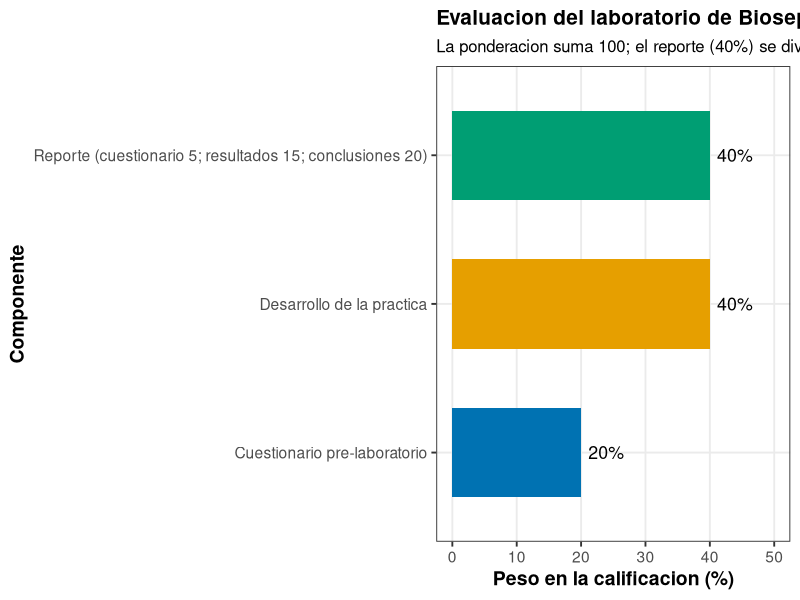
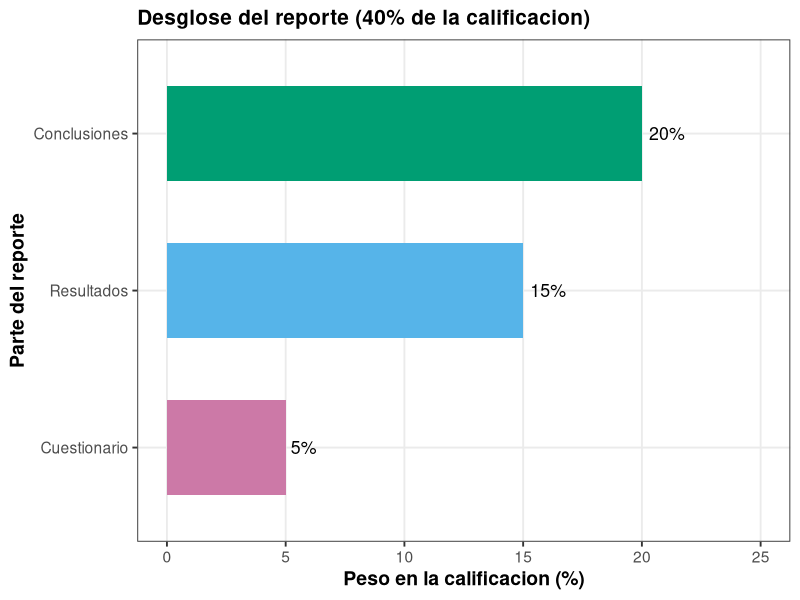
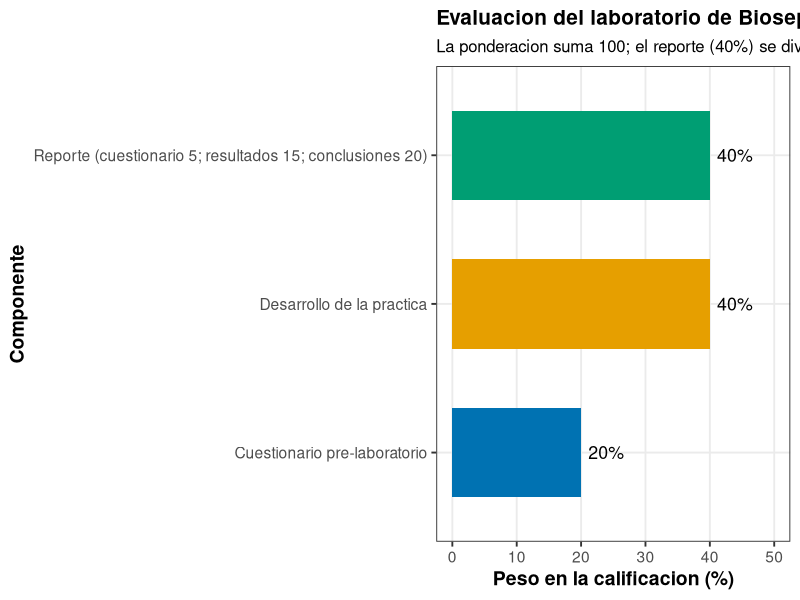
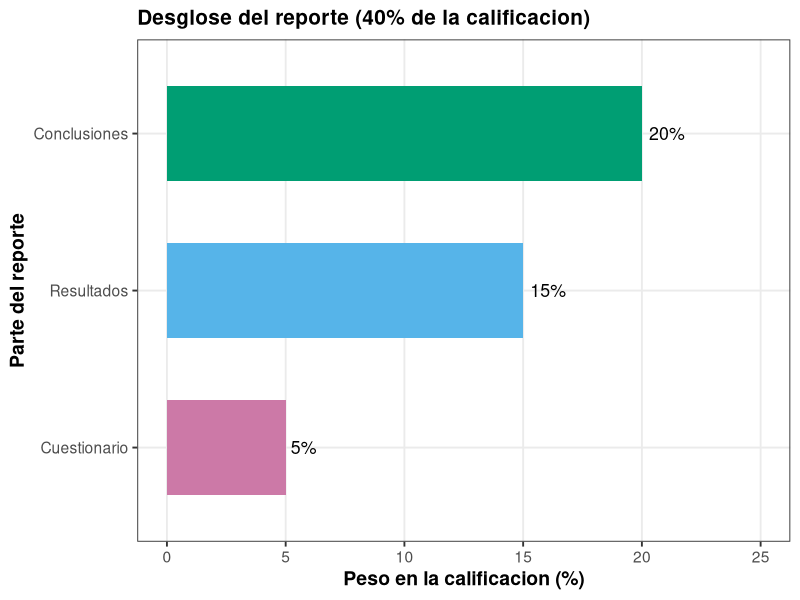

Source code (R) for these figures, in order:
# ==========================================================================
# P0. Introduccion: planeacion y evaluacion del laboratorio
# ==========================================================================
# Autor: Dr. Jose Juan Torres Martinez
# Docente de Ciencias Quimicas
# Universidad Autonoma de San Luis Potosi (UASLP)
# Mexico
#
# Material academico para estudiantes
# Serie "Bioseparaciones" - Laboratorio, Practica 0. Introduccion
#
# Descripcion: Practica 0 del laboratorio: la planeacion. Se presenta el plan del semestre antes de empezar cada practica. Se ordena la planeacion del laboratorio del manual: las 9 practicas con sus fechas y sesiones, y la ponderacion de la evaluacion. Se comprueba que los porcentajes suman 100 y se grafica el peso de cada componente. Lo que se aprende aqui es el mapa del laboratorio: que practicas vamos a ver, en que orden y como se evalua cada una.
# Objetivo del curso (manual): reforzar las buenas practicas de laboratorio y aplicar la teoria a la purificacion de proteinas, con enfasis en el principio de cada procedimiento.
# Competencias del curso (manual): A2, aplicar conceptos de quimica y bioquimica en problemas de ingenieria de bioprocesos; B1, conducirse con seguridad al realizar experimentos.
#
# Objetivos de aprendizaje:
#   - Ordenar el calendario de practicas del manual.
#   - Comprobar que la ponderacion de evaluacion suma 100.
#   - Identificar que practicas ocupan dos sesiones.

# Datos: datos_planeacion.csv (practicas, fechas y sesiones del manual) y datos_evaluacion.csv (ponderacion del laboratorio).
# Desarrollo: estamos en la entrada del laboratorio, antes de empezar. Aqui se presenta el mapa completo: las 9 practicas con sus fechas y sesiones, y la ponderacion de la evaluacion. Despues de esta introduccion, cada practica se hace en el laboratorio.
# ==========================================================================

library(tidyverse)

# --------------------------------------------------------------------------
# Carpeta de trabajo: la del propio script
# --------------------------------------------------------------------------
# El script resuelve solo la carpeta donde esta guardado y la pone como
# carpeta de trabajo, asi los archivos de datos se leen por su nombre y la
# grafica se guarda en la misma carpeta, sin editar rutas.
# Primero prueba la ruta del documento activo en RStudio o Positron, luego
# la ruta del archivo al correr con Rscript o source(), y si nada de eso
# da una ruta, se queda en la carpeta de trabajo actual.
ruta_script <- NULL
if (requireNamespace("rstudioapi", quietly = TRUE) &&
    rstudioapi::isAvailable()) {
  ruta_script <- tryCatch(
    rstudioapi::getActiveDocumentContext()$path,
    error = function(e) NULL
  )
}
if (is.null(ruta_script) || !nzchar(ruta_script)) {
  ruta_script <- tryCatch(sys.frame(1)$ofile, error = function(e) NULL)
}
# Con Rscript el archivo no deja marco en la pila, asi que su ruta viene
# en los argumentos de la linea de comandos (--file=...).
if (is.null(ruta_script) || !nzchar(ruta_script)) {
  archivo <- grep("--file=", commandArgs(trailingOnly = FALSE), value = TRUE)
  if (length(archivo) > 0) {
    ruta_script <- sub("--file=", "", archivo[1])
  }
}
if (!is.null(ruta_script) && nzchar(ruta_script)) {
  setwd(dirname(normalizePath(ruta_script, mustWork = FALSE)))
}

# Estilo de graficas: tema claro y legible, paleta apta para daltonicos
# (Okabe-Ito) y tamano de fuente base mayor, para que las graficas se
# lean bien en el reporte y en la presentacion.
paleta <- c("#0072B2", "#E69F00", "#009E73", "#CC79A7", "#56B4E9", "#D55E00")
tema <- theme_bw(base_size = 14) +
  theme(
    plot.title = element_text(face = "bold", size = 15),
    plot.subtitle = element_text(size = 12),
    axis.title = element_text(face = "bold"),
    legend.position = "bottom",
    legend.title = element_text(face = "bold"),
    panel.grid.minor = element_blank()
  )

# --------------------------------------------------------------------------
# Reglas del laboratorio (Manual de Practicas)
# --------------------------------------------------------------------------
# Antes de empezar las practicas, las reglas de la casa: la teoria y el laboratorio se cursan simultaneamente; cada alumno presenta su manual en las practicas; bata blanca de laboratorio obligatoria, con cubrebocas y guantes cuando se indique; cuestionario pre-laboratorio entregado antes de cada practica; la practica inicia 10 min despues de la hora indicada; limpiar la mesa de trabajo antes y despues de la practica; no fumar ni consumir alimentos o bebidas en el laboratorio. El laboratorio se acredita con al menos 75% de las practicas aprobadas.
# Reglamento (manual): si se reprueba la teoria pero se acredita el laboratorio, el resultado del laboratorio sigue valido; si no se acredita el laboratorio, se anula la calificacion de teoria y se cursan teoria y laboratorio de nuevo. Se requiere el 100% de asistencia a las sesiones practicas, incluyendo las sesiones de discusion. Cada practica lleva un reporte escrito con referencias, con preguntas de resultados y de conocimientos, y conclusiones.
# Manejo de residuos (manual): los cultivos liquidos de bacterias se tratan con hipoclorito de sodio al 10% por al menos 12 h antes de desecharlos; los cultivos en medio solido se esterilizan en autoclave 30 min a 121 C. La acrilamida es neurotoxica: sus residuos liquidos se almacenan etiquetados para disposicion especializada.

# --------------------------------------------------------------------------
# Parada 1. Leer la planeacion y la evaluacion
# --------------------------------------------------------------------------
# En la entrada revisamos el calendario del manual: que practica toca cada semana y cuantas sesiones ocupa cada una. Despues comprobamos que la ponderacion de la evaluacion suma 100.
planeacion <- read_csv("datos_planeacion.csv", show_col_types = FALSE)
evaluacion <- read_csv("datos_evaluacion.csv", show_col_types = FALSE)

print(planeacion)
print(evaluacion)

# Comprobacion: la ponderacion debe sumar 100.
total <- sum(evaluacion$porcentaje)
print(tibble(suma_ponderacion = total))

# Practicas de dos sesiones.
print(filter(planeacion, sesiones == 2))

# Desglose del reporte (manual): el reporte vale 40% y se divide en
# cuestionario 5%, resultados 15% y conclusiones 20%. Lo comprobamos.
reporte <- tibble(
  parte = c("Cuestionario", "Resultados", "Conclusiones"),
  porcentaje = c(5, 15, 20)
)
print(reporte)
print(tibble(suma_reporte = sum(reporte$porcentaje)))

# --------------------------------------------------------------------------
# Parada 2. Grafica: peso de cada componente de la evaluacion
# --------------------------------------------------------------------------
# Graficamos el peso de cada componente de la evaluacion para ver de un vistazo que parte pesa mas en la calificacion; cada barra lleva su color y su valor anotado, y el subtitulo recuerda que el reporte se divide en cuestionario 5%, resultados 15% y conclusiones 20%.
grafica <- ggplot(
  evaluacion,
  aes(x = reorder(componente, porcentaje), y = porcentaje, fill = componente)
) +
  geom_col(width = 0.6) +
  geom_text(aes(label = paste0(porcentaje, "%")),
            hjust = -0.2, size = 4.5) +
  coord_flip() +
  ylim(0, 50) +
  scale_fill_manual(values = paleta) +
  labs(
    x = "Componente",
    y = "Peso en la calificacion (%)",
    title = "Evaluacion del laboratorio de Bioseparacion",
    subtitle = "La ponderacion suma 100; el reporte (40%) se divide en cuestionario 5%, resultados 15% y conclusiones 20%"
  ) +
  tema +
  theme(legend.position = "none")

print(grafica)

# Segunda grafica: el desglose del reporte (40% de la calificacion) en
# cuestionario 5%, resultados 15% y conclusiones 20%.
grafica_reporte <- ggplot(
  reporte,
  aes(x = reorder(parte, porcentaje), y = porcentaje, fill = parte)
) +
  geom_col(width = 0.6) +
  geom_text(aes(label = paste0(porcentaje, "%")),
            hjust = -0.2, size = 4.5) +
  coord_flip() +
  ylim(0, 25) +
  scale_fill_manual(values = paleta[3:5]) +
  labs(
    x = "Parte del reporte",
    y = "Peso en la calificacion (%)",
    title = "Desglose del reporte (40% de la calificacion)"
  ) +
  tema +
  theme(legend.position = "none")

print(grafica_reporte)

# --------------------------------------------------------------------------
# 3. Exportar las graficas
# --------------------------------------------------------------------------
# Antes de salir de la entrada guardamos las graficas de la practica.
ggsave("00_evaluacion.png", grafica,
       width = 20, height = 12, units = "cm", dpi = 300)
ggsave("00_reporte.png", grafica_reporte,
       width = 20, height = 12, units = "cm", dpi = 300)

# --------------------------------------------------------------------------
# Interpretacion
# --------------------------------------------------------------------------
# Grafica (peso de cada componente de la evaluacion): el eje x es el peso en la calificacion en % y el eje y es el componente de la evaluacion.
# - La ponderacion suma 100: pre-laboratorio 20%, desarrollo 40% y reporte 40%. Esto significa que el trabajo en la mesa y el reporte pesan lo mismo y juntos hacen el 80%, y por eso lo siguiente en cada practica es trabajar ordenado y reportar con calculos y conclusiones.
# - Cuatro practicas ocupan dos sesiones: acetona, FPLC, IMAC e intercambio ionico. Esto significa que esas practicas necesitan mas tiempo porque el procedimiento no cabe en una sola sesion, y por eso el calendario les da dos semanas.
# Grafica (desglose del reporte): el eje x es el peso en la calificacion en % y el eje y es la parte del reporte.
# - El reporte (40%) se divide en cuestionario 5%, resultados 15% y conclusiones 20%: las conclusiones pesan mas que los resultados. Esto significa que en el reporte lo que mas cuenta es interpretar los resultados y concluir, no solo presentarlos.

# --------------------------------------------------------------------------
# Que aprendimos
# --------------------------------------------------------------------------
# - El laboratorio se acredita con al menos 75% de las practicas aprobadas y se cursa junto con la teoria.
# - Cada practica pide cuestionario previo, reporte con calculos y conclusiones, y trabajo ordenado en la mesa.
# - El reporte se divide en cuestionario 5%, resultados 15% y conclusiones 20%, y la asistencia a las sesiones es del 100%.
# Terminamos la introduccion en la entrada del laboratorio: ya tenemos el mapa del laboratorio. Seguimos a la primera practica: la mesa de preparacion de soluciones y ajuste de pH.
